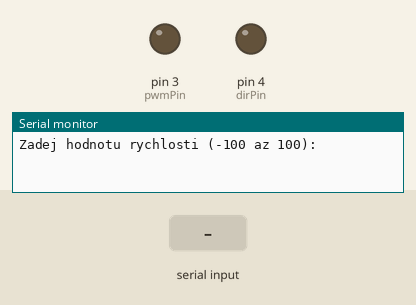
A sketch run on a simulated Arduino Uno, built with avr-gcc and run on an emulated ATmega328P. Shown: output pins drawn as LEDs (lit = HIGH), the last lines printed to the serial monitor. Inputs (shaded band) come from the test bench.

Above: at 1.2 s.
1.3 s: "90,45\n" received over Serial
2.8 s: "30,150\n" received over Serial
At 4.1 s:
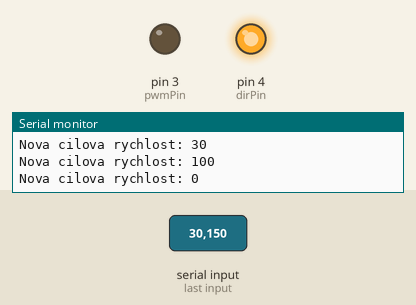
Timing chart, 0 to 5.8 s (numbered marks = the images above; inputs shaded):
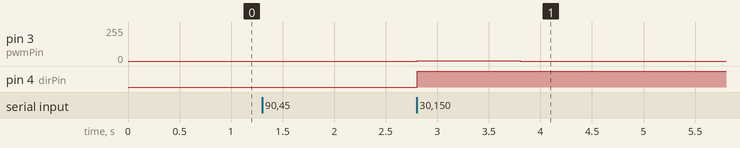

Measured:
- after the input at 2.8 s, pin 3 (pwmPin): 0/255 → 2/255 at once, → 0/255 1.0 s later; pin 4 (dirPin): LOW → HIGH at once

The sketch:

DCmotr.ino
```cpp
const int pwmPin = 3;
const int dirPin = 4;

int currentSpeed = 0;
int targetSpeed = 0;
unsigned long lastUpdate = 0;

void setup() {
	pinMode(pwmPin, OUTPUT);
	pinMode(dirPin, OUTPUT);
	Serial.begin(9600);
	Serial.println("Zadej hodnotu rychlosti (-100 az 100):");
}

void loop() {
	// Čtení čísla ze sériové linky (při zadání ?)
	if (Serial.available()) {
		int val = Serial.parseInt();
		if (val > 100) val = 100;
		if (val < -100) val = -100;
		targetSpeed = val;
		Serial.print("Nova cilova rychlost: ");
		Serial.println(targetSpeed);
	}

	// Pozvolné přibližování k cílové rychlosti
	if (millis() - lastUpdate >= 20) {
		lastUpdate = millis();

		if (currentSpeed != targetSpeed) {
			if (currentSpeed < targetSpeed) currentSpeed++;
			else if (currentSpeed > targetSpeed) currentSpeed--;

			int pwm = map(abs(currentSpeed), 0, 100, 0, 255);

			if (currentSpeed >= 0) {
				digitalWrite(dirPin, HIGH);
			} else {
				digitalWrite(dirPin, LOW);
			}

			analogWrite(pwmPin, pwm);
		}
	}
}
```
